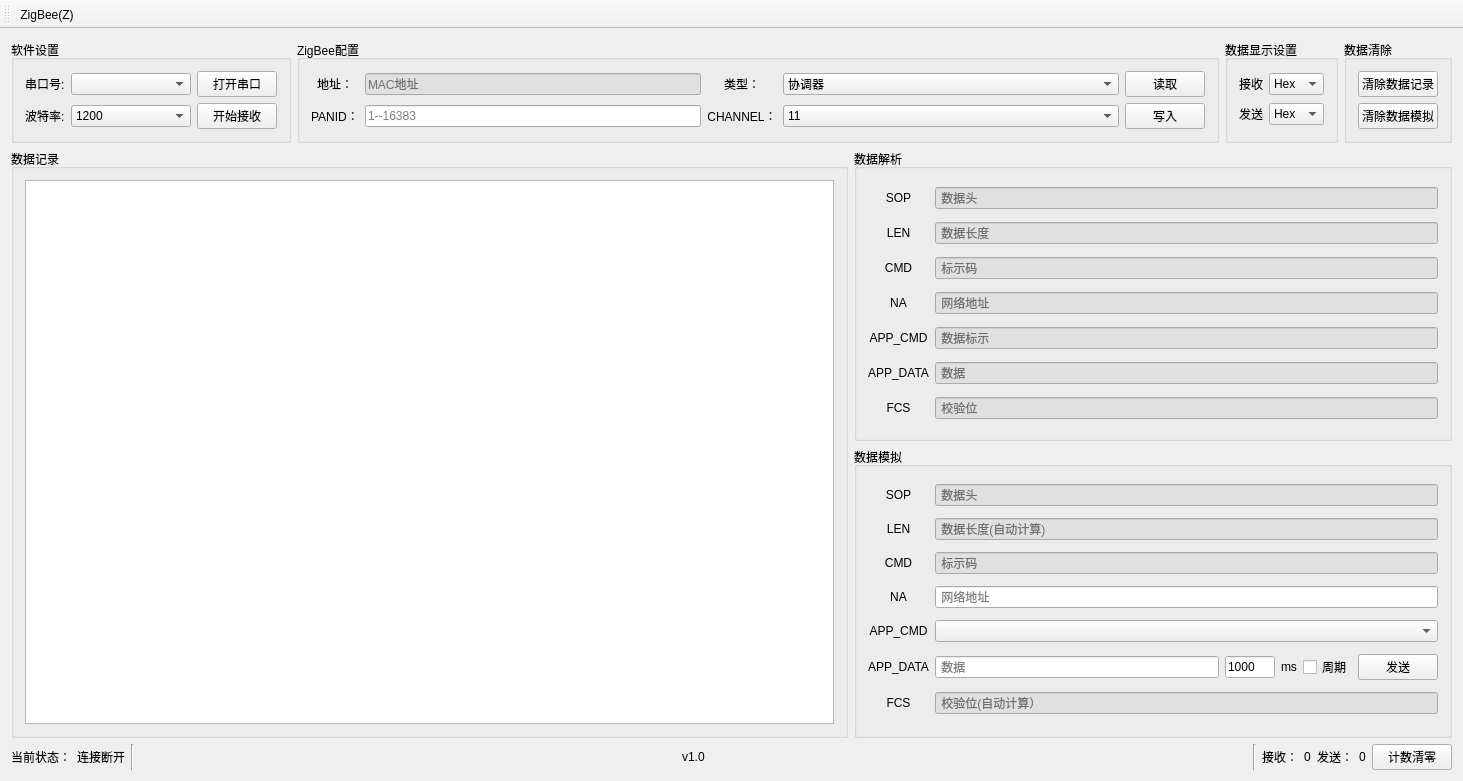
<?xml version="1.0" encoding="UTF-8"?>
<ui version="4.0">
 <class>MainWindow</class>
 <widget class="QMainWindow" name="MainWindow">
  <property name="geometry">
   <rect>
    <x>0</x>
    <y>0</y>
    <width>1463</width>
    <height>781</height>
   </rect>
  </property>
  <property name="windowTitle">
   <string>MainWindow</string>
  </property>
  <widget class="QWidget" name="centralWidget">
   <layout class="QGridLayout" name="gridLayout_8">
    <item row="0" column="0">
     <layout class="QHBoxLayout" name="horizontalLayout_2">
      <item>
       <widget class="QGroupBox" name="groupBox">
        <property name="title">
         <string>软件设置</string>
        </property>
        <layout class="QGridLayout" name="gridLayout">
         <item row="0" column="0">
          <widget class="QLabel" name="label">
           <property name="text">
            <string>串口号:</string>
           </property>
          </widget>
         </item>
         <item row="0" column="1">
          <widget class="QComboBox" name="comboBox_Com">
           <property name="minimumSize">
            <size>
             <width>120</width>
             <height>0</height>
            </size>
           </property>
          </widget>
         </item>
         <item row="0" column="2">
          <widget class="QPushButton" name="pushButton_OpenCom">
           <property name="text">
            <string>打开串口</string>
           </property>
          </widget>
         </item>
         <item row="1" column="0">
          <widget class="QLabel" name="label_2">
           <property name="text">
            <string>波特率:</string>
           </property>
          </widget>
         </item>
         <item row="1" column="1">
          <widget class="QComboBox" name="comboBox_Baud">
           <property name="minimumSize">
            <size>
             <width>120</width>
             <height>0</height>
            </size>
           </property>
           <item>
            <property name="text">
             <string>1200</string>
            </property>
           </item>
           <item>
            <property name="text">
             <string>2400</string>
            </property>
           </item>
           <item>
            <property name="text">
             <string>4800</string>
            </property>
           </item>
           <item>
            <property name="text">
             <string>9600</string>
            </property>
           </item>
           <item>
            <property name="text">
             <string>19200</string>
            </property>
           </item>
           <item>
            <property name="text">
             <string>38400</string>
            </property>
           </item>
           <item>
            <property name="text">
             <string>57600</string>
            </property>
           </item>
           <item>
            <property name="text">
             <string>115200</string>
            </property>
           </item>
          </widget>
         </item>
         <item row="1" column="2">
          <widget class="QPushButton" name="pushButton_OpenRec">
           <property name="text">
            <string>开始接收</string>
           </property>
          </widget>
         </item>
        </layout>
       </widget>
      </item>
      <item>
       <widget class="QGroupBox" name="groupBox_2">
        <property name="title">
         <string>ZigBee配置</string>
        </property>
        <layout class="QGridLayout" name="gridLayout_3">
         <item row="0" column="0" rowspan="2">
          <layout class="QVBoxLayout" name="verticalLayout">
           <item>
            <widget class="QLabel" name="label_Name_text">
             <property name="sizePolicy">
              <sizepolicy hsizetype="Preferred" vsizetype="Preferred">
               <horstretch>0</horstretch>
               <verstretch>0</verstretch>
              </sizepolicy>
             </property>
             <property name="text">
              <string>&lt;html&gt;&lt;head/&gt;&lt;body&gt;&lt;p align=&quot;center&quot;&gt;地址：&lt;/p&gt;&lt;/body&gt;&lt;/html&gt;</string>
             </property>
            </widget>
           </item>
           <item>
            <widget class="QLabel" name="label_Panid_text">
             <property name="text">
              <string>&lt;html&gt;&lt;head/&gt;&lt;body&gt;&lt;p align=&quot;center&quot;&gt;PANID：&lt;/p&gt;&lt;/body&gt;&lt;/html&gt;</string>
             </property>
            </widget>
           </item>
          </layout>
         </item>
         <item row="0" column="1">
          <widget class="QLineEdit" name="lineEdit_Add">
           <property name="styleSheet">
            <string notr="true">background-color: rgba(222, 222, 222, 222);</string>
           </property>
           <property name="readOnly">
            <bool>true</bool>
           </property>
           <property name="placeholderText">
            <string>MAC地址</string>
           </property>
          </widget>
         </item>
         <item row="0" column="2" rowspan="2">
          <layout class="QVBoxLayout" name="verticalLayout_2">
           <item>
            <widget class="QLabel" name="label_Type_text">
             <property name="sizePolicy">
              <sizepolicy hsizetype="Preferred" vsizetype="Preferred">
               <horstretch>0</horstretch>
               <verstretch>0</verstretch>
              </sizepolicy>
             </property>
             <property name="text">
              <string>&lt;html&gt;&lt;head/&gt;&lt;body&gt;&lt;p align=&quot;center&quot;&gt;类型：&lt;/p&gt;&lt;/body&gt;&lt;/html&gt;</string>
             </property>
            </widget>
           </item>
           <item>
            <widget class="QLabel" name="label_Channel_text">
             <property name="text">
              <string>&lt;html&gt;&lt;head/&gt;&lt;body&gt;&lt;p align=&quot;center&quot;&gt;CHANNEL：&lt;/p&gt;&lt;/body&gt;&lt;/html&gt;</string>
             </property>
            </widget>
           </item>
          </layout>
         </item>
         <item row="0" column="3">
          <widget class="QComboBox" name="comboBox_Mold">
           <property name="sizePolicy">
            <sizepolicy hsizetype="Expanding" vsizetype="Fixed">
             <horstretch>0</horstretch>
             <verstretch>0</verstretch>
            </sizepolicy>
           </property>
           <item>
            <property name="text">
             <string>协调器</string>
            </property>
           </item>
           <item>
            <property name="text">
             <string>路由节点</string>
            </property>
           </item>
           <item>
            <property name="text">
             <string>终端节点</string>
            </property>
           </item>
          </widget>
         </item>
         <item row="0" column="4">
          <widget class="QPushButton" name="pushButton_Read">
           <property name="text">
            <string>读取</string>
           </property>
          </widget>
         </item>
         <item row="1" column="1">
          <widget class="QLineEdit" name="lineEdit_Panid">
           <property name="placeholderText">
            <string>1--16383</string>
           </property>
          </widget>
         </item>
         <item row="1" column="3">
          <widget class="QComboBox" name="comboBox_Channel">
           <property name="sizePolicy">
            <sizepolicy hsizetype="Expanding" vsizetype="Fixed">
             <horstretch>0</horstretch>
             <verstretch>0</verstretch>
            </sizepolicy>
           </property>
           <item>
            <property name="text">
             <string>11</string>
            </property>
           </item>
           <item>
            <property name="text">
             <string>12</string>
            </property>
           </item>
           <item>
            <property name="text">
             <string>13</string>
            </property>
           </item>
           <item>
            <property name="text">
             <string>14</string>
            </property>
           </item>
           <item>
            <property name="text">
             <string>15</string>
            </property>
           </item>
           <item>
            <property name="text">
             <string>16</string>
            </property>
           </item>
           <item>
            <property name="text">
             <string>17</string>
            </property>
           </item>
           <item>
            <property name="text">
             <string>18</string>
            </property>
           </item>
           <item>
            <property name="text">
             <string>19</string>
            </property>
           </item>
           <item>
            <property name="text">
             <string>20</string>
            </property>
           </item>
           <item>
            <property name="text">
             <string>21</string>
            </property>
           </item>
           <item>
            <property name="text">
             <string>22</string>
            </property>
           </item>
           <item>
            <property name="text">
             <string>23</string>
            </property>
           </item>
           <item>
            <property name="text">
             <string>24</string>
            </property>
           </item>
           <item>
            <property name="text">
             <string>25</string>
            </property>
           </item>
           <item>
            <property name="text">
             <string>26</string>
            </property>
           </item>
          </widget>
         </item>
         <item row="1" column="4">
          <widget class="QPushButton" name="pushButton_Write">
           <property name="text">
            <string>写入</string>
           </property>
          </widget>
         </item>
        </layout>
       </widget>
      </item>
      <item>
       <widget class="QGroupBox" name="groupBox_6">
        <property name="title">
         <string>数据显示设置</string>
        </property>
        <layout class="QGridLayout" name="gridLayout_5">
         <item row="0" column="0">
          <widget class="QLabel" name="label_3">
           <property name="text">
            <string>接收</string>
           </property>
          </widget>
         </item>
         <item row="0" column="1">
          <widget class="QComboBox" name="comboBox_Set_Rec">
           <item>
            <property name="text">
             <string>Hex</string>
            </property>
           </item>
           <item>
            <property name="text">
             <string>Ascii</string>
            </property>
           </item>
          </widget>
         </item>
         <item row="1" column="0">
          <widget class="QLabel" name="label_4">
           <property name="text">
            <string>发送</string>
           </property>
          </widget>
         </item>
         <item row="1" column="1">
          <widget class="QComboBox" name="comboBox_Set_Send">
           <item>
            <property name="text">
             <string>Hex</string>
            </property>
           </item>
           <item>
            <property name="text">
             <string>Ascii</string>
            </property>
           </item>
          </widget>
         </item>
        </layout>
       </widget>
      </item>
      <item>
       <widget class="QGroupBox" name="groupBox_7">
        <property name="title">
         <string>数据清除</string>
        </property>
        <layout class="QGridLayout" name="gridLayout_6">
         <item row="0" column="0">
          <widget class="QPushButton" name="pushButton_DelRec">
           <property name="text">
            <string>清除数据记录</string>
           </property>
          </widget>
         </item>
         <item row="1" column="0">
          <widget class="QPushButton" name="pushButton_DelSend">
           <property name="text">
            <string>清除数据模拟</string>
           </property>
          </widget>
         </item>
        </layout>
       </widget>
      </item>
     </layout>
    </item>
    <item row="1" column="0">
     <layout class="QHBoxLayout" name="horizontalLayout_4" stretch="7,5">
      <item>
       <widget class="QGroupBox" name="groupBox_3">
        <property name="title">
         <string>数据记录</string>
        </property>
        <layout class="QGridLayout" name="gridLayout_4">
         <item row="0" column="0">
          <widget class="QListWidget" name="info_listWidget">
           <property name="font">
            <font>
             <family>黑体</family>
            </font>
           </property>
          </widget>
         </item>
        </layout>
       </widget>
      </item>
      <item>
       <layout class="QVBoxLayout" name="verticalLayout_3">
        <item>
         <widget class="QGroupBox" name="groupBox_data_analysis">
          <property name="title">
           <string>数据解析</string>
          </property>
          <layout class="QGridLayout" name="gridLayout_2">
           <item row="4" column="1">
            <widget class="QLineEdit" name="lineEdit_RecAppCmd">
             <property name="styleSheet">
              <string notr="true">background-color: rgba(222, 222, 222, 222);</string>
             </property>
             <property name="readOnly">
              <bool>true</bool>
             </property>
             <property name="placeholderText">
              <string> 数据标示</string>
             </property>
            </widget>
           </item>
           <item row="3" column="0">
            <widget class="QLabel" name="label_13">
             <property name="text">
              <string>NA</string>
             </property>
             <property name="alignment">
              <set>Qt::AlignCenter</set>
             </property>
            </widget>
           </item>
           <item row="1" column="1">
            <widget class="QLineEdit" name="lineEdit_RecLen">
             <property name="styleSheet">
              <string notr="true">background-color: rgba(222, 222, 222, 222);</string>
             </property>
             <property name="readOnly">
              <bool>true</bool>
             </property>
             <property name="placeholderText">
              <string> 数据长度</string>
             </property>
            </widget>
           </item>
           <item row="6" column="1">
            <widget class="QLineEdit" name="lineEdit_RecFcs">
             <property name="styleSheet">
              <string notr="true">background-color: rgba(222, 222, 222, 222);</string>
             </property>
             <property name="readOnly">
              <bool>true</bool>
             </property>
             <property name="placeholderText">
              <string> 校验位</string>
             </property>
            </widget>
           </item>
           <item row="6" column="0">
            <widget class="QLabel" name="label_15">
             <property name="text">
              <string>FCS</string>
             </property>
             <property name="alignment">
              <set>Qt::AlignCenter</set>
             </property>
            </widget>
           </item>
           <item row="0" column="0">
            <widget class="QLabel" name="label_10">
             <property name="text">
              <string>SOP</string>
             </property>
             <property name="alignment">
              <set>Qt::AlignCenter</set>
             </property>
            </widget>
           </item>
           <item row="5" column="1">
            <widget class="QLineEdit" name="lineEdit_RecAppData">
             <property name="styleSheet">
              <string notr="true">background-color: rgba(222, 222, 222, 222);</string>
             </property>
             <property name="readOnly">
              <bool>true</bool>
             </property>
             <property name="placeholderText">
              <string> 数据</string>
             </property>
            </widget>
           </item>
           <item row="0" column="1">
            <widget class="QLineEdit" name="lineEdit_RecSop">
             <property name="styleSheet">
              <string notr="true">background-color: rgba(222, 222, 222, 222);</string>
             </property>
             <property name="readOnly">
              <bool>true</bool>
             </property>
             <property name="placeholderText">
              <string> 数据头</string>
             </property>
            </widget>
           </item>
           <item row="4" column="0">
            <widget class="QLabel" name="label_14">
             <property name="text">
              <string>APP_CMD</string>
             </property>
             <property name="alignment">
              <set>Qt::AlignCenter</set>
             </property>
            </widget>
           </item>
           <item row="1" column="0">
            <widget class="QLabel" name="label_RecLen">
             <property name="text">
              <string>LEN</string>
             </property>
             <property name="alignment">
              <set>Qt::AlignCenter</set>
             </property>
            </widget>
           </item>
           <item row="5" column="0">
            <widget class="QLabel" name="label_RecAppData">
             <property name="text">
              <string>APP_DATA</string>
             </property>
             <property name="alignment">
              <set>Qt::AlignCenter</set>
             </property>
            </widget>
           </item>
           <item row="2" column="1">
            <widget class="QLineEdit" name="lineEdit_RecCmd">
             <property name="styleSheet">
              <string notr="true">background-color: rgba(222, 222, 222, 222);</string>
             </property>
             <property name="readOnly">
              <bool>true</bool>
             </property>
             <property name="placeholderText">
              <string> 标示码</string>
             </property>
            </widget>
           </item>
           <item row="3" column="1">
            <widget class="QLineEdit" name="lineEdit_RecNa">
             <property name="styleSheet">
              <string notr="true">background-color: rgba(222, 222, 222, 222);</string>
             </property>
             <property name="readOnly">
              <bool>true</bool>
             </property>
             <property name="placeholderText">
              <string> 网络地址</string>
             </property>
            </widget>
           </item>
           <item row="2" column="0">
            <widget class="QLabel" name="label_12">
             <property name="text">
              <string>CMD</string>
             </property>
             <property name="alignment">
              <set>Qt::AlignCenter</set>
             </property>
            </widget>
           </item>
          </layout>
         </widget>
        </item>
        <item>
         <widget class="QGroupBox" name="groupBox_data_imitate">
          <property name="title">
           <string>数据模拟</string>
          </property>
          <layout class="QGridLayout" name="gridLayout_7">
           <item row="1" column="1">
            <widget class="QLineEdit" name="lineEdit_SendLen">
             <property name="styleSheet">
              <string notr="true">background-color: rgba(222, 222, 222, 222);</string>
             </property>
             <property name="readOnly">
              <bool>true</bool>
             </property>
             <property name="placeholderText">
              <string> 数据长度(自动计算)</string>
             </property>
            </widget>
           </item>
           <item row="2" column="0">
            <widget class="QLabel" name="label_18">
             <property name="text">
              <string>CMD</string>
             </property>
             <property name="alignment">
              <set>Qt::AlignCenter</set>
             </property>
            </widget>
           </item>
           <item row="2" column="1">
            <widget class="QLineEdit" name="lineEdit_SendCmd">
             <property name="styleSheet">
              <string notr="true">background-color: rgba(222, 222, 222, 222);</string>
             </property>
             <property name="readOnly">
              <bool>true</bool>
             </property>
             <property name="placeholderText">
              <string> 标示码</string>
             </property>
            </widget>
           </item>
           <item row="3" column="0">
            <widget class="QLabel" name="label_25">
             <property name="text">
              <string>NA</string>
             </property>
             <property name="alignment">
              <set>Qt::AlignCenter</set>
             </property>
            </widget>
           </item>
           <item row="5" column="0">
            <widget class="QLabel" name="label_SendData">
             <property name="sizePolicy">
              <sizepolicy hsizetype="Preferred" vsizetype="Fixed">
               <horstretch>0</horstretch>
               <verstretch>0</verstretch>
              </sizepolicy>
             </property>
             <property name="text">
              <string>APP_DATA</string>
             </property>
             <property name="alignment">
              <set>Qt::AlignCenter</set>
             </property>
            </widget>
           </item>
           <item row="0" column="0">
            <widget class="QLabel" name="label_20">
             <property name="text">
              <string>SOP</string>
             </property>
             <property name="alignment">
              <set>Qt::AlignCenter</set>
             </property>
            </widget>
           </item>
           <item row="1" column="0">
            <widget class="QLabel" name="label_SendLen">
             <property name="text">
              <string>LEN</string>
             </property>
             <property name="alignment">
              <set>Qt::AlignCenter</set>
             </property>
            </widget>
           </item>
           <item row="3" column="1">
            <widget class="QLineEdit" name="lineEdit_SendNa">
             <property name="placeholderText">
              <string> 网络地址</string>
             </property>
            </widget>
           </item>
           <item row="6" column="0">
            <widget class="QLabel" name="label_24">
             <property name="text">
              <string>FCS</string>
             </property>
             <property name="alignment">
              <set>Qt::AlignCenter</set>
             </property>
            </widget>
           </item>
           <item row="6" column="1">
            <widget class="QLineEdit" name="lineEdit_SendFcs">
             <property name="styleSheet">
              <string notr="true">background-color: rgba(222, 222, 222, 222);</string>
             </property>
             <property name="readOnly">
              <bool>true</bool>
             </property>
             <property name="placeholderText">
              <string> 校验位(自动计算）</string>
             </property>
            </widget>
           </item>
           <item row="5" column="1">
            <layout class="QHBoxLayout" name="horizontalLayout">
             <item>
              <widget class="QLineEdit" name="SendData_ledit">
               <property name="text">
                <string/>
               </property>
               <property name="placeholderText">
                <string> 数据</string>
               </property>
              </widget>
             </item>
             <item>
              <widget class="QLineEdit" name="SendTime_ledit">
               <property name="sizePolicy">
                <sizepolicy hsizetype="Fixed" vsizetype="Fixed">
                 <horstretch>0</horstretch>
                 <verstretch>0</verstretch>
                </sizepolicy>
               </property>
               <property name="minimumSize">
                <size>
                 <width>50</width>
                 <height>0</height>
                </size>
               </property>
               <property name="maximumSize">
                <size>
                 <width>50</width>
                 <height>16777215</height>
                </size>
               </property>
               <property name="text">
                <string>1000</string>
               </property>
               <property name="placeholderText">
                <string> ms</string>
               </property>
              </widget>
             </item>
             <item>
              <widget class="QLabel" name="SendTime_unit_label">
               <property name="text">
                <string>ms</string>
               </property>
              </widget>
             </item>
             <item>
              <widget class="QCheckBox" name="send_cycle_cBox">
               <property name="sizePolicy">
                <sizepolicy hsizetype="Fixed" vsizetype="Fixed">
                 <horstretch>0</horstretch>
                 <verstretch>0</verstretch>
                </sizepolicy>
               </property>
               <property name="text">
                <string>周期</string>
               </property>
              </widget>
             </item>
             <item>
              <widget class="QPushButton" name="send_data_btn">
               <property name="sizePolicy">
                <sizepolicy hsizetype="Fixed" vsizetype="Fixed">
                 <horstretch>0</horstretch>
                 <verstretch>0</verstretch>
                </sizepolicy>
               </property>
               <property name="text">
                <string>发送</string>
               </property>
              </widget>
             </item>
            </layout>
           </item>
           <item row="4" column="1">
            <widget class="QComboBox" name="comboBox_SendAppCmd"/>
           </item>
           <item row="4" column="0">
            <widget class="QLabel" name="label_19">
             <property name="text">
              <string>APP_CMD</string>
             </property>
             <property name="alignment">
              <set>Qt::AlignCenter</set>
             </property>
            </widget>
           </item>
           <item row="0" column="1">
            <widget class="QLineEdit" name="lineEdit_SendSop">
             <property name="styleSheet">
              <string notr="true">background-color: rgba(222, 222, 222, 222);</string>
             </property>
             <property name="readOnly">
              <bool>true</bool>
             </property>
             <property name="placeholderText">
              <string> 数据头</string>
             </property>
            </widget>
           </item>
          </layout>
         </widget>
        </item>
       </layout>
      </item>
     </layout>
    </item>
    <item row="2" column="0">
     <layout class="QHBoxLayout" name="horizontalLayout_3">
      <item>
       <widget class="QLabel" name="label_5">
        <property name="text">
         <string>当前状态：</string>
        </property>
       </widget>
      </item>
      <item>
       <widget class="QLabel" name="label_State">
        <property name="minimumSize">
         <size>
          <width>0</width>
          <height>0</height>
         </size>
        </property>
        <property name="text">
         <string>连接断开</string>
        </property>
       </widget>
      </item>
      <item>
       <widget class="Line" name="line">
        <property name="orientation">
         <enum>Qt::Vertical</enum>
        </property>
       </widget>
      </item>
      <item>
       <spacer name="horizontalSpacer">
        <property name="orientation">
         <enum>Qt::Horizontal</enum>
        </property>
        <property name="sizeHint" stdset="0">
         <size>
          <width>40</width>
          <height>20</height>
         </size>
        </property>
       </spacer>
      </item>
      <item>
       <widget class="QLabel" name="label_7">
        <property name="text">
         <string>v1.0</string>
        </property>
       </widget>
      </item>
      <item>
       <spacer name="horizontalSpacer_2">
        <property name="orientation">
         <enum>Qt::Horizontal</enum>
        </property>
        <property name="sizeHint" stdset="0">
         <size>
          <width>40</width>
          <height>20</height>
         </size>
        </property>
       </spacer>
      </item>
      <item>
       <widget class="Line" name="line_2">
        <property name="orientation">
         <enum>Qt::Vertical</enum>
        </property>
       </widget>
      </item>
      <item>
       <widget class="QLabel" name="label_8">
        <property name="text">
         <string>接收：</string>
        </property>
       </widget>
      </item>
      <item>
       <widget class="QLabel" name="label_RecNum">
        <property name="text">
         <string>0</string>
        </property>
       </widget>
      </item>
      <item>
       <widget class="QLabel" name="label_26">
        <property name="sizePolicy">
         <sizepolicy hsizetype="Maximum" vsizetype="Fixed">
          <horstretch>0</horstretch>
          <verstretch>0</verstretch>
         </sizepolicy>
        </property>
        <property name="text">
         <string>发送：</string>
        </property>
       </widget>
      </item>
      <item>
       <widget class="QLabel" name="label_SendNum">
        <property name="sizePolicy">
         <sizepolicy hsizetype="Maximum" vsizetype="Fixed">
          <horstretch>0</horstretch>
          <verstretch>0</verstretch>
         </sizepolicy>
        </property>
        <property name="text">
         <string>0</string>
        </property>
       </widget>
      </item>
      <item>
       <widget class="QPushButton" name="count_num_clear_btn">
        <property name="text">
         <string>计数清零</string>
        </property>
       </widget>
      </item>
     </layout>
    </item>
   </layout>
  </widget>
  <widget class="QMenuBar" name="menuBar">
   <property name="geometry">
    <rect>
     <x>0</x>
     <y>0</y>
     <width>1463</width>
     <height>26</height>
    </rect>
   </property>
  </widget>
  <widget class="QToolBar" name="mainToolBar">
   <attribute name="toolBarArea">
    <enum>TopToolBarArea</enum>
   </attribute>
   <attribute name="toolBarBreak">
    <bool>false</bool>
   </attribute>
   <addaction name="actionZigBee"/>
  </widget>
  <action name="actionZigBee">
   <property name="text">
    <string>ZigBee(&amp;Z)</string>
   </property>
   <property name="toolTip">
    <string>ZigBee</string>
   </property>
   <property name="shortcut">
    <string>Ctrl+Z</string>
   </property>
  </action>
 </widget>
 <layoutdefault spacing="6" margin="11"/>
 <resources/>
 <connections>
  <connection>
   <sender>comboBox_SendAppCmd</sender>
   <signal>currentIndexChanged(int)</signal>
   <receiver>MainWindow</receiver>
   <slot>zigbee_calculate_len_fcs()</slot>
   <hints>
    <hint type="sourcelabel">
     <x>944</x>
     <y>625</y>
    </hint>
    <hint type="destinationlabel">
     <x>848</x>
     <y>637</y>
    </hint>
   </hints>
  </connection>
 </connections>
 <slots>
  <slot>zigbee_calculate_len_fcs()</slot>
 </slots>
</ui>
